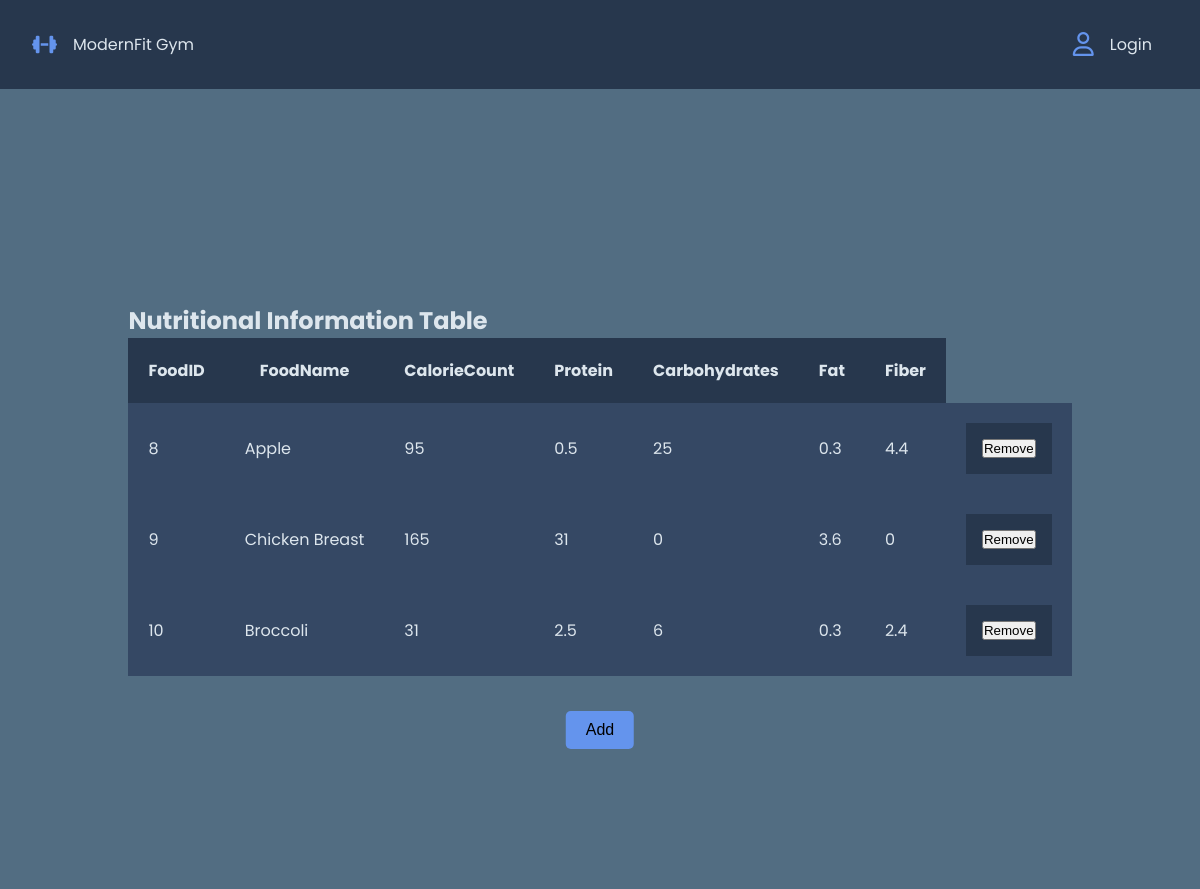
Screenshot of /nutritional-information.php with the database file from the repository.
### tables this page shows
CREATE TABLE `nutritionalinformation` (
  `FoodID` int(11) NOT NULL,
  `FoodName` varchar(255) DEFAULT NULL,
  `CalorieCount` int(11) DEFAULT NULL,
  `Protein` float DEFAULT NULL,
  `Carbohydrates` float DEFAULT NULL,
  `Fat` float DEFAULT NULL,
  `Fiber` float DEFAULT NULL
);

### nutritional-information.php (the view, shortened to what this page needs)
<?php
include("includes/views/header.php");
include("includes/config.php");
$sql = "SELECT * FROM nutritionalinformation";
$result = mysqli_query($con, $sql);
?>
<div class="main-container">
    <div class="nutrition-table">
        <h2>Nutritional Information Table</h2>
        <table>
            <thead>
                <tr>
                    <th>FoodID</th>
                    <th>FoodName</th>
                    <th>CalorieCount</th>
                    <th>Protein</th>
                    <th>Carbohydrates</th>
                    <th>Fat</th>
                    <th>Fiber</th>
                </tr>
            </thead>
            <tbody>
    <?php
    if (mysqli_num_rows($result) > 0) {
        while ($row = mysqli_fetch_assoc($result)) {
            echo "<tr>";
            echo "<td>" . $row["FoodID"] . "</td>";
            echo "<td>" . $row["FoodName"] . "</td>";
            echo "<td>" . $row["CalorieCount"] . "</td>";
            echo "<td>" . $row["Protein"] . "</td>";
            echo "<td>" . $row["Carbohydrates"] . "</td>";
            echo "<td>" . $row["Fat"] . "</td>";
            echo "<td>" . $row["Fiber"] . "</td>";
            echo "<td>
                        <form method='post' action='" . htmlspecialchars($_SERVER["PHP_SELF"]) . "'>
                        <input type='hidden' name='removeFoodID' value='" . $row["FoodID"] . "'>
                        <button type='submit' name='removeNutritionalInfo'>Remove</button>
                    </form>
                  </td>";
            echo "</tr>";
        }
    } else {
        echo "<tr><td colspan='8'>No data available</td></tr>";
    }
    ?>
            </tbody>
        </table>
    </div>
    <div class="nutrion-table-btn">
        <button type="button" onclick="showAddForm()">Add</button>
    </div>
</div>
</body>
</html>

### includes/views/header.php (shortened to what this page needs)
<!DOCTYPE html>
<html lang="en">
<head>
    <link rel="stylesheet" href="css/style.css">
    <link rel="stylesheet" href="https://cdnjs.cloudflare.com/ajax/libs/font-awesome/6.4.2/css/all.min.css"
 />
</head>
<body>
    <header>
        <div class="header-main">
            <div class="header-left">
                <a href="<?php echo isset($_SESSION["userRole"]) ? 'homepage.php' : 'login-page.php'; ?>">
                    <i class="fa-solid fa-dumbbell fa-bounce fa-lg icon" style="color: #6494ed;"></i>
                    <p>ModernFit Gym</p>
                </a>
            </div>
            <div class="header-right">
                <ul>
                    <?php
        if (isset($_SESSION["userRole"])) {
            $userRole = $_SESSION["userRole"];
            echo '<li><a href="profile.php"><i class="fa-regular fa-user fa-xl icon" style="color: #6494ed;"></i>Profile</a></li>';
            echo '<li><a href="dashboard.php"><i class="fa-regular fa-chart-bar fa-xl icon" style="color: #6494ed;"></i>';
            if ($userRole === "member") {
                echo 'Member Dashboard';
            }
            if ($userRole === "trainer") {
                echo 'Trainer Dashboard';
            }
            if ($userRole === "admin") {
                echo 'Admin Dashboard';
            }
            echo '</a></li>';
            echo '<li><a href="includes/logout.php"><i class="fa-solid fa-right-from-bracket fa-xl icon" style="color: #6494ed;"></i>Logout</a></li>';
        } else {
            echo '<li><a href="login-page.php"><i class="fa-regular fa-user fa-xl icon" style="color: #6494ed;"></i>Login</a></li>';
        }
        ?>
                </ul>
            </div>
        </div>
    </header>

### css/style.css (style rules this page uses)
* { margin: 0; padding: 0; box-sizing: border-box; }
body { height: 100vh; font-size: 16px; font-family: "Poppins", sans-serif; color: #dde6ed; }
.main-container { display: flex; justify-content: center; align-items: center; width: 100%; min-height: 100%; background-color: #526d82; }
.icon { margin-right: 1rem; }

### css/header.css (style rules this page uses)
.header-main { padding: 2rem; display: flex; justify-content: space-between; align-items: center; width: 100%; height: 10%; position: sticky; top: 0; background-color: #27374d; }
.header-right ul { list-style: none; display: flex; }
.header-right ul li { margin: 0 1rem; }
.header-right a { text-decoration: none; color: #dde6ed; }
.header-left { display: flex; justify-content: center; align-items: center; }
.header-left a { margin-right: 1rem; display: flex; justify-content: center; align-items: center; text-decoration: none; color: #dde6ed; }

### css/table.css (style rules this page uses)
.nutrition-table { display: flex; flex-direction: column; }
table { width: 100%; border-collapse: collapse; }
th, td { padding: 20px; background-color: #354864; }
th { background-color: #27374d; }
.main-container { position: relative; }
.nutrion-table-btn { position: absolute; bottom: 140px; left: 50%; transform: translateX(-50%); text-align: center; }
.nutrion-table-btn button { padding: 10px 20px; margin: 0 10px; font-size: 16px; cursor: pointer; background-color: #6494ed; border: none; border-radius: 5px; }

### css/forms.css (style rules this page uses)
form { display: flex; flex-direction: column; width: 100%; max-width: 400px; justify-content: center; padding: 1rem; background-color: #27374d; }

### rows the page displays
nutritionalinformation: FoodID "8", FoodName "Apple", CalorieCount "95", Protein "0.5", Carbohydrates "25", Fat "0.3", Fiber "4.4"
nutritionalinformation: FoodID "9", FoodName "Chicken Breast", CalorieCount "165", Protein "31", Carbohydrates "0", Fat "3.6", Fiber "0"
nutritionalinformation: FoodID "10", FoodName "Broccoli", CalorieCount "31", Protein "2.5", Carbohydrates "6", Fat "0.3", Fiber "2.4"
